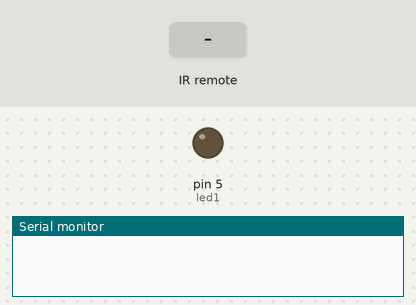
The sketch below on a simulated Arduino Nano, built with avr-gcc and run on an emulated ATmega328P. On the bench: output pins drawn as LEDs (lit = HIGH), the last lines printed to the serial monitor. The inputs (shaded band) are chosen by the test bench.

Above: at 1.2 s.
1.3 s: infrared code 0xE0E06897 received
At 1.6 s:
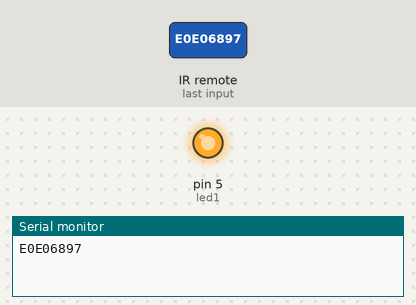
2.8 s: infrared code 0xE0E0E01F received
At 4.0 s:
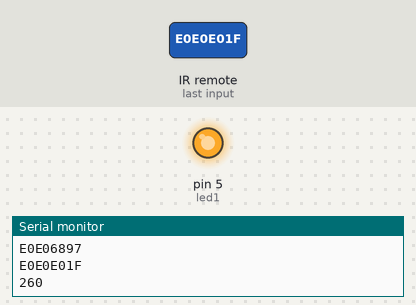
4.3 s: infrared code 0xE0E0D02F received
At 5.2 s:
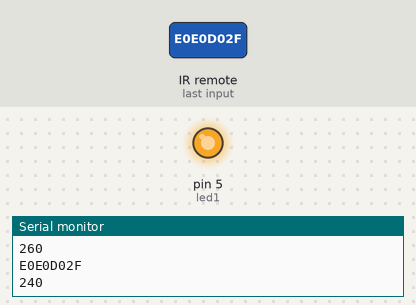
Timing chart, 0 to 7.3 s (numbered marks = the images above; inputs shaded):
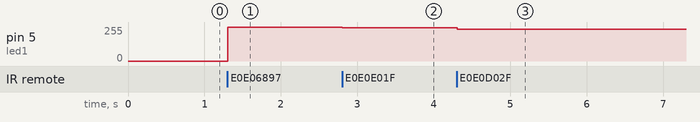

The sketch:

prueba_IR_1led.ino
```cpp
#include <IRremote.h>

const int led1 =5;
int RECV_PIN = 11,apa=0,salida=0;
int led11,comp;

IRrecv irrecv(RECV_PIN);
decode_results results;

void setup() {
 Serial.begin(9600);
  irrecv.enableIRIn();

}
void loop() {
  if (irrecv.decode(&results)) {
    Serial.println(results.value, HEX);
    irrecv.resume();
    pinMode(led1,OUTPUT);
  }

led11=0xE0E06897;
comp = results.value;

 if ((comp== led11)&&(apa==0)){
    digitalWrite(led1, HIGH);
    apa=1;
    results.value=0;
    salida=250;
    }else if((comp== led11)&&(apa==1)) {
      analogWrite(led1, LOW);
      apa=0;
      results.value=0;
      salida=0;
      }

 if ((results.value==0xE0E0E01F)&&(apa==1)){

      if ((salida<=250)&&(salida>=0)){
        salida=salida+10;
        Serial.println(salida);
        analogWrite(led1, salida);
         results.value=0;
      } }else if ((results.value==0xE0E0D02F)&&(apa==1)){
      if ((salida<=250)&&(salida>=0)){
        salida=salida-10;
         Serial.println(salida);
        analogWrite(led1, salida);
         results.value=0;
      } }

      if((salida==260)){
        salida=250;
        analogWrite(led1, salida);
        }else if(salida==-10){
        salida=0;
        analogWrite(led1, salida);
        }
  delay(100);
   }
```

Measured:
- after the input at 1.3 s, pin 5 (led1): 0/255 → 255/255 at once
- after the input at 2.8 s, pin 5 (led1): 255/255 → 250/255 at once
- after the input at 4.3 s, pin 5 (led1): 250/255 → 240/255 at once
